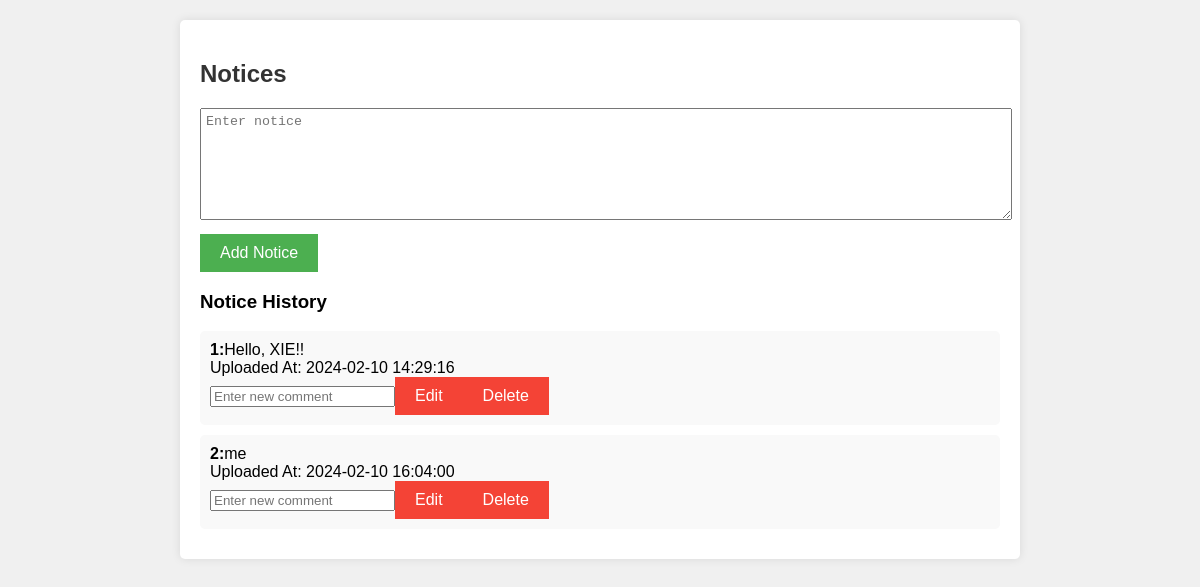
Page /notice_fc.php on the committed database.
### tables this page shows
CREATE TABLE `notices` (
  `id` int(100) NOT NULL,
  `notice` varchar(500) NOT NULL,
  `uploaded at` timestamp NOT NULL DEFAULT current_timestamp()
);

### notice_fc.php (the view, shortened to what this page needs)
<!DOCTYPE html>
<html lang="en">
<head>
</head>
<body>
  <div class="container">
    <h2>Notices</h2>
    <form method="post">
      <textarea name="notice" placeholder="Enter notice"></textarea>
      <input type="submit" value="Add Notice">
    </form>
    <div class="notice-history">
      <h3>Notice History</h3>
      <?php
include("login.php");
$sql = "SELECT * FROM notices";
$result = mysqli_query($con, $sql);
if (mysqli_num_rows($result) > 0) {
  $count = 1;
    while ($row = mysqli_fetch_assoc($result)) {
        echo "<div class='notice'>";
        echo "<p><strong>$count:</strong>" . $row["notice"] . "</p>";
        echo "Uploaded At: " . $row["uploaded at"] . "<br>";
        echo "<form method='post' action='".$_SERVER["PHP_SELF"]."'>";
        echo "<input type='text' name='new_comment' placeholder='Enter new comment'>";
        echo "<input type='submit' name='edit_notice' value='Edit'>";
        echo "<input type='submit' name='delete_notice' value='Delete'>";
        echo "</form>";
        echo "</div>";
        $count++;
    }
} else {
    echo "No notices available.";
}
?>
    </div>
  </div>
</body>
</html>

### notice_fc.php (style rules this page uses)
body { font-family: Arial, sans-serif; background-color: #f0f0f0; margin: 0; padding: 0; }
.container { max-width: 800px; margin: 20px auto; padding: 20px; background-color: #fff; border-radius: 5px; box-shadow: 0 0 10px rgba(0, 0, 0, 0.1); }
h2 { color: #333; }
textarea { width: 100%; height: 100px; margin-bottom: 10px; padding: 5px; }
input[type="submit"] { background-color: #4CAF50; color: white; border: none; padding: 10px 20px; text-align: center; text-decoration: none; display: inline-block; font-size: 16px; cursor: pointer; }
.notice { margin-bottom: 10px; padding: 10px; background-color: #f9f9f9; border-radius: 5px; }
.notice p { margin: 0; }
.notice form { display: inline; }
.notice input[type="submit"] { background-color: #f44336; }

### rows in the picture
notices: notice "Hello, XIE!!", uploaded at "2024-02-10 14:29:16"
notices: notice "me", uploaded at "2024-02-10 16:04:00"
